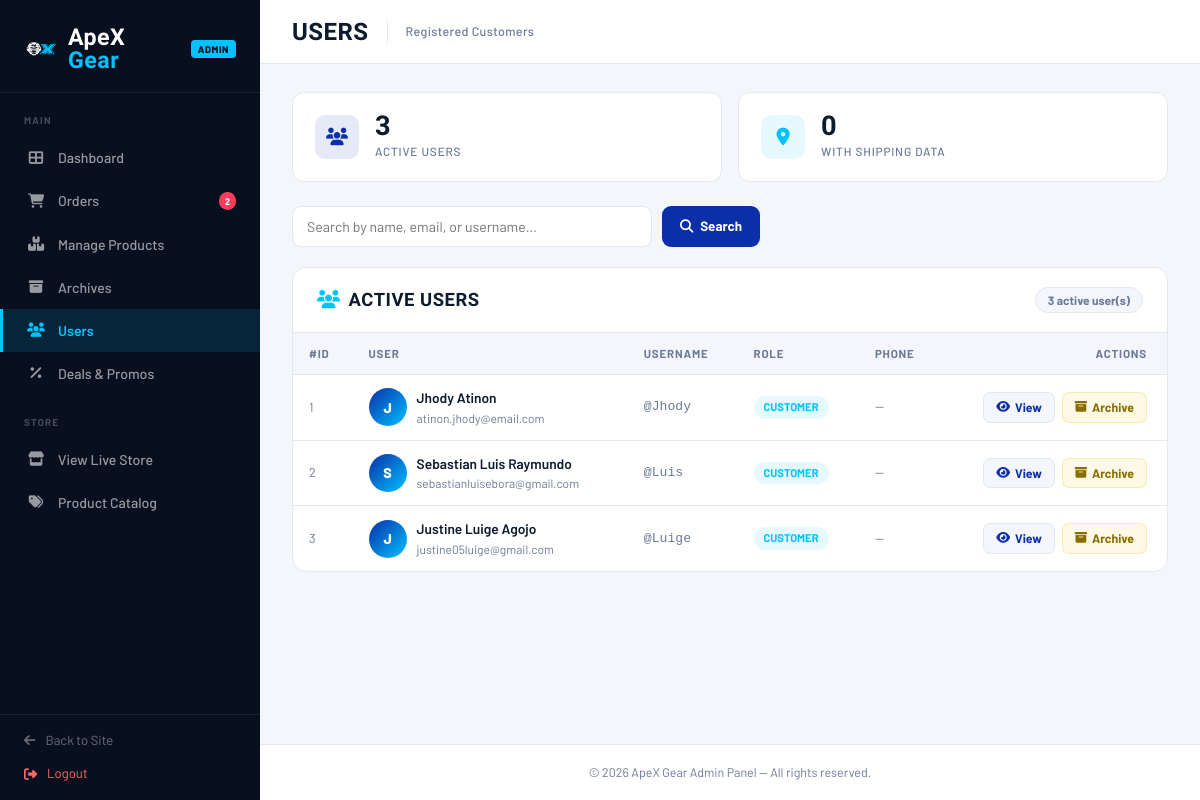
/admin/manage_users.php (signed in), run on an earlier commit of the app's database.
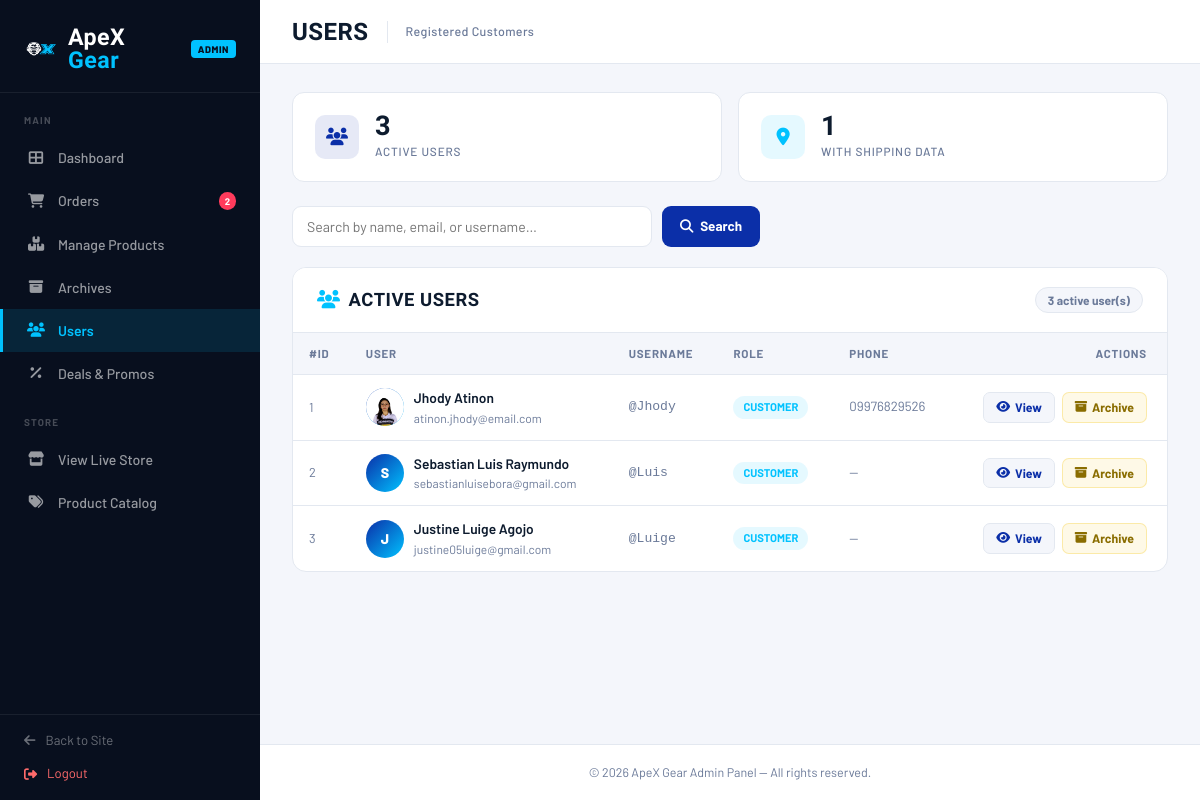
And on a later commit of the database.
### tables this page shows
CREATE TABLE `users_tbl` (
  `user_id` int(11) NOT NULL,
  `first_name` varchar(50) NOT NULL,
  `last_name` varchar(50) NOT NULL,
  `m_name` varchar(50) DEFAULT NULL,
  `gender` varchar(20) DEFAULT NULL,
  `username` varchar(50) NOT NULL,
  `email` varchar(100) NOT NULL,
  `password` varchar(255) NOT NULL,
  `otp_code` int(6) DEFAULT NULL
);

CREATE TABLE `users_profiles_tbl` (
  `profile_id` int(11) NOT NULL,
  `user_id` int(11) NOT NULL,
  `bio` text DEFAULT NULL,
  `street_address` varchar(255) DEFAULT NULL,
  `city` varchar(100) DEFAULT NULL,
  `zip_code` varchar(20) DEFAULT NULL,
  `phone_number` varchar(20) DEFAULT NULL,
  `image_path` varchar(255) DEFAULT NULL
);

### classes/Inventory.php (called while the page is built, shortened)
<?php
class Inventory
{
    public function getOrderItems($orderId)
    {
        $out = [];
        foreach ($_SESSION['fake_db']['order_items'] as $it) {
            if ((int)$it['order_id'] === (int)$orderId) $out[] = $it;
        }
        return $out;
    }
    public function getAllOrders(): array
    {
        $out = [];
        foreach ($_SESSION['fake_db']['orders'] as $ord) {
            $items   = $this->getOrderItems($ord['order_id']);
            $user    = $this->getUserById($ord['user_id'] ?? 0);
            $ordCopy = $ord;
            $ordCopy['id']             = $ord['order_id'];
            $ordCopy['total']          = $ord['total_amount'] ?? $ord['total'] ?? 0;
            $ordCopy['items']          = $items;
            $ordCopy['items_count']    = count($items);
            $ordCopy['customer_name']  = $user ? trim(($user['first_name'] ?? '') . ' ' . ($user['last_name'] ?? '')) ?: ($user['username'] ?? 'Guest') : ($ord['customer_name'] ?? 'Guest');
            $ordCopy['customer_email'] = $user['email'] ?? ($ord['email'] ?? '');
            $ordCopy['username']       = $user['username'] ?? ($ord['username'] ?? 'Guest');
            $ordCopy['email']          = $user['email']    ?? ($ord['email']    ?? '');
            $ordCopy['remarks']        = $ord['remarks']   ?? '';
            $ordCopy['updated_at']     = $ord['updated_at'] ?? null;
            $out[] = $ordCopy;
        }
        return $out;
    }
    public function getUserById($userId)
    {
        return null;
    }
}

### admin/manage_users.php (the view, shortened to what this page needs)
<?php
require_once __DIR__ . '/../classes/Inventory.php';
$inv = new Inventory();
$allOrders = $inv->getAllOrders();
$pendingOrders = count(array_filter($allOrders, fn($o) => strtolower($o['order_status'] ?? '') === 'on process'));
$db = new Database();
$conn = $db->getConnection();
$search = trim($_GET['q'] ?? '');
$query = "
    SELECT u.user_id, u.first_name, u.last_name, u.m_name, u.gender, u.username, u.email,
           p.bio, p.street_address, p.city, p.zip_code, p.phone_number, p.image_path
    FROM users_tbl u
    LEFT JOIN users_profiles_tbl p ON u.user_id = p.user_id
";
if ($search !== '') {
    $searchTerm = '%' . $search . '%';
    $query .= " WHERE u.first_name LIKE ? OR u.last_name LIKE ? OR u.username LIKE ? OR u.email LIKE ?";
    $stmt = $conn->prepare($query);
    $stmt->bind_param("ssss", $searchTerm, $searchTerm, $searchTerm, $searchTerm);
    $stmt->execute();
    $result = $stmt->get_result();
} else {
    $result = $conn->query($query);
}
$users = [];
while ($row = $result->fetch_assoc()) {
    $shipStmt = $conn->prepare("SELECT street_address, city, zip_code, phone_number FROM shipping_address_tbl WHERE user_id = ? ORDER BY address_id DESC LIMIT 1");
    $shipStmt->bind_param("i", $row['user_id']);
    $shipStmt->execute();
    $shipRes = $shipStmt->get_result();
    $row['shipping'] = $shipRes->fetch_assoc();
    $users[] = $row;
}
$userCount = count($users);
?>
<!DOCTYPE html>
<html lang="en">
<head>
    <link href="https://cdn.jsdelivr.net/npm/bootstrap@5.3.3/dist/css/bootstrap.min.css" rel="stylesheet">
    <link href="https://cdnjs.cloudflare.com/ajax/libs/font-awesome/6.5.0/css/all.min.css" rel="stylesheet">
    <link href="../assets/css/style.css" rel="stylesheet">
    <link href="../assets/css/admin-style.css" rel="stylesheet">
</head>
<body>
<aside class="sidebar" id="sidebar">
    <a href="../index.php" class="sidebar-brand">
        <img src="../assets/images/ApeX Logo.png" alt="ApeX Gear">
        <div class="sidebar-brand-text"><span class="t1">ApeX </span><span class="t2">Gear</span></div>
        <span class="sidebar-badge">Admin</span>
    </a>
    <nav class="sidebar-nav">
        <div class="sidebar-section-label">Main</div>
        <a href="apex26admin.php"><i class="fas fa-th-large"></i> Dashboard</a>
        <a href="manage_orders.php">
            <i class="fas fa-shopping-cart"></i> Orders
            <?php if ($pendingOrders > 0): ?><span class="nav-badge"><?php echo $pendingOrders; ?></span><?php endif; ?>
        </a>
        <a href="manage_products.php"><i class="fas fa-boxes"></i> Manage Products</a>
        <a href="manage_archives.php"><i class="fas fa-archive"></i> Archives</a>
        <a href="manage_users.php" class="active"><i class="fas fa-users"></i> Users</a>
        <a href="manage_deals.php"><i class="fas fa-percentage"></i> Deals &amp; Promos</a>
        <div class="sidebar-section-label">Store</div>
        <a href="../index.php" target="_blank"><i class="fas fa-store"></i> View Live Store</a>
        <a href="../index.php?page=products" target="_blank"><i class="fas fa-tags"></i> Product Catalog</a>
    </nav>
    <div class="sidebar-footer" style="display: flex; flex-direction: column; gap: 14px;">
        <a href="../index.php"><i class="fas fa-arrow-left"></i> Back to Site</a>
        <a href="admin_logout.php" style="color: #ff6b6b;"><i class="fas fa-sign-out-alt"></i> Logout</a>
    </div>
</aside>
<div class="main-wrap">
    <header class="topbar">
        <div class="topbar-left">
            <span class="topbar-title">Users</span>
            <span class="topbar-crumb">Registered Customers</span>
        </div>
    </header>
    <main class="page-body">
        <div class="stat-row">
            <div class="stat-card">
                <div class="stat-icon blue"><i class="fas fa-users"></i></div>
                <div><div class="stat-val"><?php echo $userCount; ?></div><div class="stat-lbl">Active Users</div></div>
            </div>
            <div class="stat-card">
                <div class="stat-icon cyan"><i class="fas fa-map-marker-alt"></i></div>
                <div><div class="stat-val"><?php echo count(array_filter($users, fn($u) => !empty($u['shipping']))); ?></div><div class="stat-lbl">With Shipping Data</div></div>
            </div>
        </div>
        <form method="GET" class="search-bar">
            <input type="text" name="q" class="search-input" placeholder="Search by name, email, or username…" value="<?php echo htmlspecialchars($search); ?>">
            <button type="submit" class="search-btn"><i class="fas fa-search me-1"></i> Search</button>
        </form>
        <div class="panel">
            <div class="panel-header">
                <span class="panel-title"><i class="fas fa-users me-2" style="color:var(--accent);"></i>Active Users</span>
                <span class="panel-count"><?php echo $userCount; ?> active user(s)</span>
            </div>
            <?php if (empty($users)): ?>
            <div class="empty-state">
                <i class="fas fa-user-slash"></i>
                <p><?php echo $search ? 'No users match your search.' : 'No registered users yet.'; ?></p>
            </div>
            <?php else: ?>
            <div style="overflow-x:auto;">
            <table class="tbl">
                <thead>
                    <tr>
                        <th>#ID</th>
                        <th>User</th>
                        <th>Username</th>
                        <th>Role</th>
                        <th>Phone</th>
                        <th style="text-align:right;padding-right:20px;">Actions</th>
                    </tr>
                </thead>
                <tbody>
                <?php foreach ($users as $u):
                    $fullName = trim(($u['first_name'] ?? '') . ' ' . ($u['last_name'] ?? ''));
                    $initial = strtoupper(substr($fullName ?: $u['username'], 0, 1));
                ?>
                    <tr onclick='openUserModal(<?php echo json_encode($u, JSON_HEX_APOS | JSON_HEX_QUOT); ?>)' title="Click to view details">
                        <td style="color:var(--text-muted);font-size:.8rem;"><?php echo $u['user_id']; ?></td>
                        <td>
                            <div style="display:flex;align-items:center;gap:10px;">
                                <div class="avatar">
                                    <?php if (!empty($u['image_path'])): ?>
                                        <img src="<?php echo str_starts_with($u['image_path'], 'http') ? htmlspecialchars($u['image_path']) : '../' . htmlspecialchars($u['image_path']); ?>" alt="Profile" style="width:100%;height:100%;object-fit:cover;">
                                    <?php else: ?>
                                        <?php echo $initial; ?>
                                    <?php endif; ?>
                                </div>
                                <div>
                                    <div class="user-name"><?php echo htmlspecialchars($fullName); ?></div>
                                    <div class="user-meta"><?php echo htmlspecialchars($u['email'] ?? ''); ?></div>
                                </div>
                            </div>
                        </td>
                        <td style="font-family:monospace;font-size:.82rem;color:var(--text-muted);">@<?php echo htmlspecialchars($u['username'] ?? '—'); ?></td>
                        <td><span class="role-pill">Customer</span></td>
                        <td style="color:var(--text-muted);font-size:.83rem;"><?php echo htmlspecialchars($u['phone_number'] ?? '—'); ?></td>
                        <td style="text-align:right;padding-right:20px;" onclick="event.stopPropagation()">
                            <button class="act-btn btn-view" onclick='openUserModal(<?php echo json_encode($u, JSON_HEX_APOS | JSON_HEX_QUOT); ?>)'>
                                <i class="fas fa-eye"></i> View
                            </button>
                            <form method="POST" style="display:inline;" onsubmit="return confirm('Archive this user? They will be moved to the archives and can no longer log in.');">
                                <button type="submit" class="act-btn btn-archive ms-1"><i class="fas fa-archive"></i> Archive</button>
                            </form>
                        </td>
                    </tr>
                <?php endforeach; ?>
                </tbody>
            </table>
            </div>
            <?php endif; ?>
        </div>
    </main>
    <footer style="padding:18px 32px;border-top:1px solid var(--border);background:var(--card-bg);text-align:center;">
        <p style="font-size:.78rem;color:var(--text-muted);margin:0;">© 2026 ApeX Gear Admin Panel — All rights reserved.</p>
    </footer>
</div>
</body>
</html>

### assets/css/style.css (style rules this page uses)
:root { --apex-blue: #0b2fa8; --apex-blue-mid: #1549d4; --apex-blue-lt: #2d6be4; --apex-accent: #00c2ff; --apex-dark: #060f2e; --apex-white: #ffffff; --apex-grey: #f0f4ff; --apex-border: #d0daf8; --apex-text: #1a1f3c; --apex-muted: #6b78a8; --nav-h: 64px; }
*, *::before, *::after { box-sizing: border-box; margin: 0; padding: 0; }
body { font-family: 'Barlow', sans-serif; color: var(--apex-text); background: var(--apex-white); display: flex; flex-direction: column; min-height: 100vh; }
.topbar { background: var(--apex-dark); color: #a0b0d8; font-size: .78rem; padding: 6px 0; letter-spacing: .03em; }
.stat-lbl { font-size: .72rem; font-weight: 600; letter-spacing: .12em; text-transform: uppercase; color: rgba(255, 255, 255, .6); margin-top: 2px; }
footer { background: var(--apex-dark); padding: 56px 0 0; color: rgba(255, 255, 255, .55); margin-top: auto; }

What changed in the data, as far as the page shows it:
no longer on this page (row unchanged): users_tbl: user_id "1", initial "J", fullName "Jhody Atinon", email "atinon.jhody@email.com", username "Jhody", phone_number "—"
added users_profiles_tbl: user.user_id "1", image_path (picture), user.last_name "Jhody Atinon", user.email "atinon.jhody@email.com", user.username "Jhody", phone_number "09976829526"
Also different on the page:
count(array_filter($users, fn($u) => !empty($u['shipping']))): "0" → "1"
